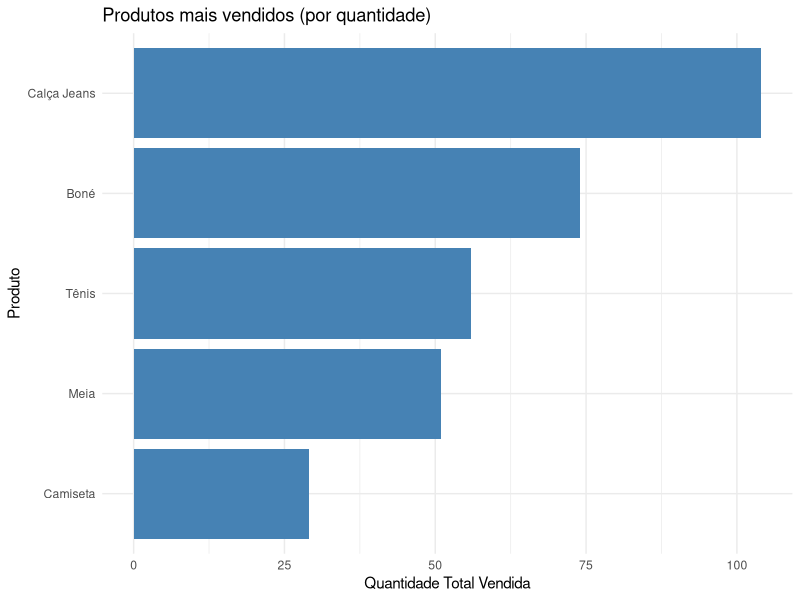
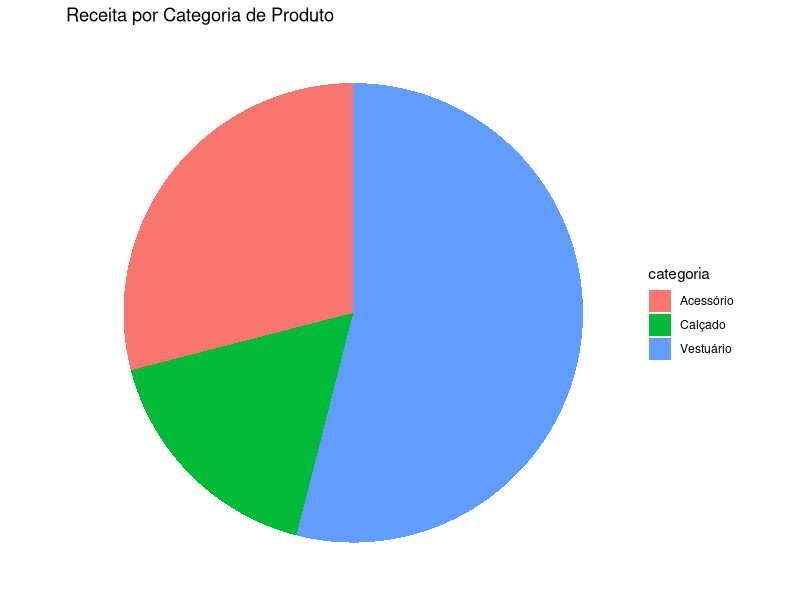

Here is the R script that generated these plots, in order:
# Instalar o pacote (faça isso apenas uma vez)
# install.packages("tidyverse")
# install.packages("tidyverse", repos = "https://cran-r.c3sl.ufpr.br/")
# install.packages("tidyverse", repos = "https://vps.fmvz.usp.br/CRAN/")
# install.packages("scales", repos = "https://vps.fmvz.usp.br/CRAN/")
# install.packages("stringi", repos = "https://vps.fmvz.usp.br/CRAN/")
# install.packages("utf8", repos = "https://vps.fmvz.usp.br/CRAN/")
# R >
# Rscript analise_vendas.R
# Carregar o pacote
# https://cloud.r-project.org/
# 
#------------------------------------------------
# Projeto de Análise de Vendas de uma Loja
#------------------------------------------------

# 1. Carregar Pacotes Necessários
library(tidyverse)

# 2. Criação de um Dataframe de Exemplo
dados_vendas <- tibble(
  id_venda = 1:100,
  data_venda = as.Date("2023-01-01") + sample(1:365, 100, replace = TRUE),
  produto = sample(c("Camiseta", "Calça Jeans", "Tênis", "Meia", "Boné"), 100, replace = TRUE),
  categoria = case_when(
    produto %in% c("Camiseta", "Calça Jeans", "Meia") ~ "Vestuário",
    produto == "Tênis" ~ "Calçado",
    TRUE ~ "Acessório"
  ),
  quantidade = sample(1:5, 100, replace = TRUE),
  preco_unitario = sample(c(30, 80, 200, 15, 45), 100, replace = TRUE),
  regiao = sample(c("Norte", "Sul", "Leste", "Oeste"), 100, replace = TRUE)
)

# 3. Análise Exploratória de Dados (EDA)
# Visualizando as primeiras linhas dos dados
head(dados_vendas)

# Verificando a estrutura e resumo
str(dados_vendas)
summary(dados_vendas)

# Calculando o valor total de cada venda
dados_vendas <- dados_vendas %>%
  mutate(valor_total = quantidade * preco_unitario)

# Encontrando os produtos mais vendidos por quantidade
top_produtos_quantidade <- dados_vendas %>%
  group_by(produto) %>%
  summarise(total_quantidade = sum(quantidade)) %>%
  arrange(desc(total_quantidade))

print(top_produtos_quantidade)

# Encontrando as categorias que mais geraram receita
top_categorias_receita <- dados_vendas %>%
  group_by(categoria) %>%
  summarise(total_receita = sum(valor_total)) %>%
  arrange(desc(total_receita))

print(top_categorias_receita)

# 4. Visualização de Dados (Gráficos)
# Gráfico de barras dos produtos mais vendidos
ggplot(top_produtos_quantidade, aes(x = reorder(produto, total_quantidade), y = total_quantidade)) +
  geom_bar(stat = "identity", fill = "steelblue") +
  labs(title = "Produtos mais vendidos (por quantidade)",
       x = "Produto",
       y = "Quantidade Total Vendida") +
  theme_minimal() +
  coord_flip()

# Gráfico de pizza para a receita por categoria
ggplot(top_categorias_receita, aes(x = "", y = total_receita, fill = categoria)) +
  geom_bar(stat = "identity", width = 1) +
  coord_polar("y", start = 0) +
  labs(title = "Receita por Categoria de Produto") +
  theme_void()